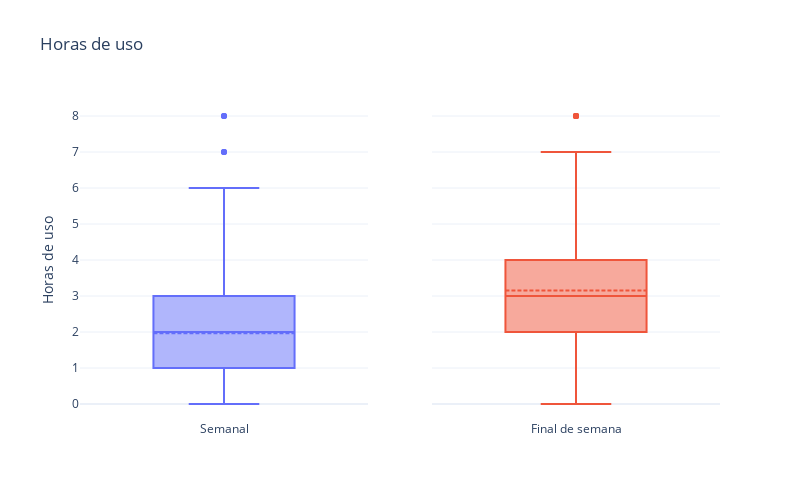

The notebook cell this image was saved under:
### Code cell
### Horas de uso
fig = make_subplots(rows=1, cols=2, shared_yaxes=True)
fig.add_trace(go.Box(y=df.hrs_semana, name="Semanal", boxmean=True), row=1, col=1)
fig.add_trace(go.Box(y=df.hrs_fds, name="Final de semana", boxmean=True), row=1, col=2)
fig.update_layout(template="plotly_white",
                  title="Horas de uso",
                  yaxis={"title": "Horas de uso",
                  },
                  width=800,
                  height=500,
                  showlegend=False,
                  )
fig.show()

### Figure 1 — Plotly figure (JSON) as saved in the notebook; plotly's stock layout.template omitted (floating-point values rounded to 4 significant figures; data arrays with more than 128 entries replaced by an {"elided": "..."} marker saying what was removed)
{"data": [{"boxmean": true, "name": "Semanal", "type": "box", "xaxis": "x", "y": {"elided": "213 int values"}, "yaxis": "y"}, {"boxmean": true, "name": "Final de semana", "type": "box", "xaxis": "x2", "y": {"elided": "213 int values"}, "yaxis": "y2"}], "layout": {"height": 500, "showlegend": false, "title": {"text": "Horas de uso"}, "width": 800, "xaxis": {"anchor": "y", "domain": [0, 0.45]}, "xaxis2": {"anchor": "y2", "domain": [0.55, 1]}, "yaxis": {"anchor": "x", "domain": [0, 1], "title": {"text": "Horas de uso"}}, "yaxis2": {"anchor": "x2", "domain": [0, 1], "matches": "y", "showticklabels": false}}}
